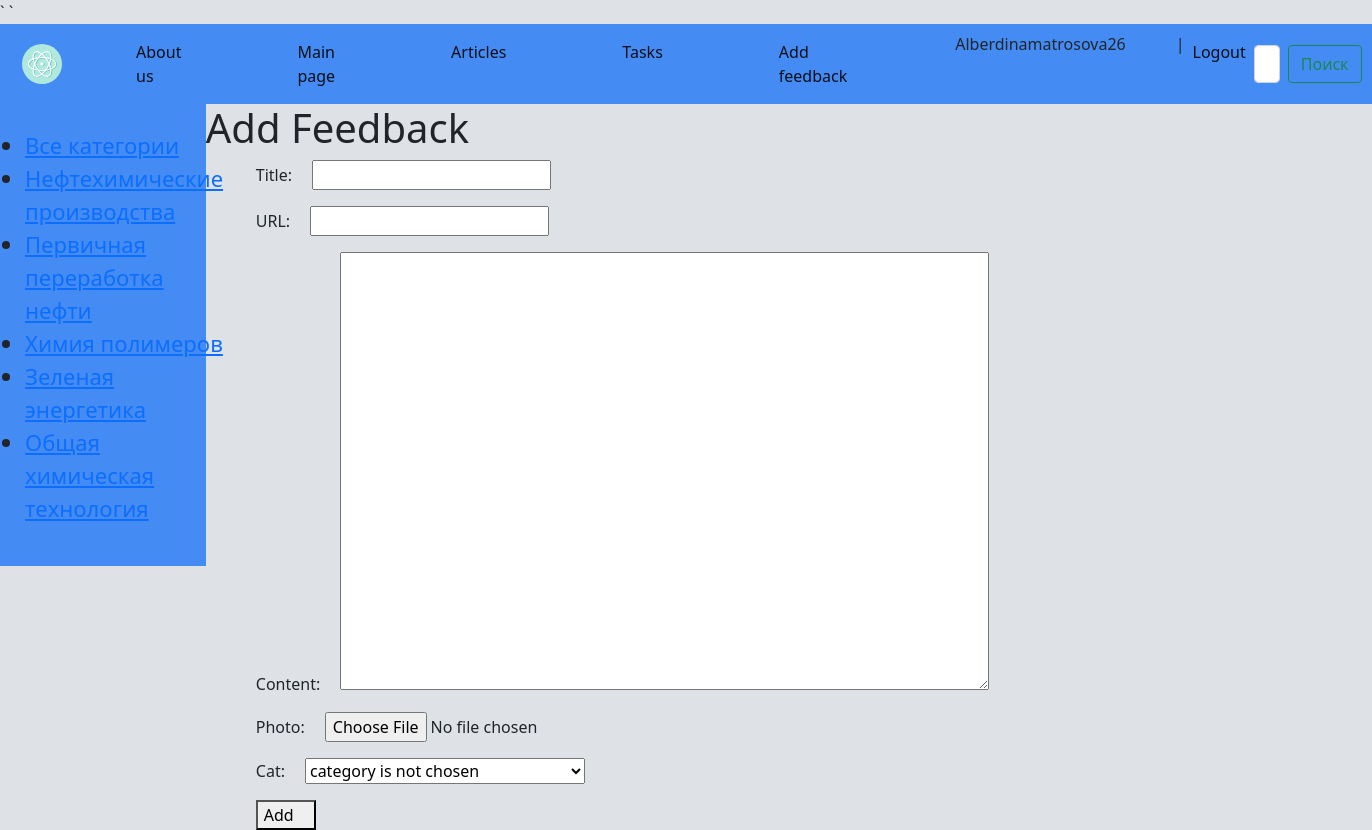
Page /add_feedback/ (signed in) on the committed database.
### basicchem/models.py (models this page shows)
class Category(models.Model):
    name = models.CharField(max_length=255, db_index=True)
    slug = models.SlugField(max_length=255, unique=True, db_index=True, verbose_name='URL')
    def __str__(self):
        return self.name
    def get_absolute_url(self):
        return reverse('category', kwargs={'cat_slug': self.slug})

### basicchem/views.py (the view)
# urls.py: path('add_feedback/', AddFeedbacks.as_view(), name='add_feedback'),
class AddFeedbacks(LoginRequiredMixin, DataMixin, CreateView):
    form_class = Addfeedback
    template_name = 'Basicchem/add_feedback.html'
    login_url = reverse_lazy('home')
    def get_context_data(self, **kwargs):
        context = super().get_context_data(**kwargs)
        c_def = self.get_user_context(title='Add Feedback')
        return dict(list(context.items()) + list(c_def.items()))

### basicchem/forms.py (shortened to what this page needs)
class Addfeedback(forms.ModelForm):
    def __init__(self, *args, **kwargs):
        super().__init__(*args, **kwargs)
        self.fields['cat'].empty_label="category is not chosen"
    class Meta:
        model = Basicchem
        fields = ['title', 'slug', 'content', 'photo', 'cat']
        widgets = {
            'title': forms.TextInput(attrs={'class': 'form-input'}),
            'content': forms.Textarea(attrs={'cols': 68, 'rows': 18}),
        }

### basicchem/utils.py (called while the page is built)
    def get_user_context(self, **kwargs):
            context = kwargs
            cats = Category.objects.all()
            user_menu = menu.copy()
            if not self.request.user.is_authenticated:
                    user_menu.pop(4)
            context['menu'] = user_menu
            context['cats'] = cats
            return context

### basicchem/templates/Basicchem/add_feedback.html (shortened to what this page needs)
{%  extends 'Basicchem/base.html' %}
{%  block content %}
<h1>{{ title }}</h1>
<form action="{% url 'add_feedback' %}" method="post" enctype="multipart/form-data">
    {% for f in form %}
    <p><label class="form_label" for="{{ f.id_for_label }}">{{ f.label }}:</label>{{ f }}</p>
    {% endfor %}
<button class='form_label' type="submit">Add</button>
</form>
{% endblock content %}

### basicchem/templates/Basicchem/base.html (shortened to what this page needs)
{% load static %}
<!DOCTYPE html>
<html lang="RU-EN">
<head>
    <link type="text/css" href="{% static 'basicchem/css/CSSbase1.css' %}" rel="stylesheet" />
	<link href="https://cdn.jsdelivr.net/npm/bootstrap@5.0.2/dist/css/bootstrap.min.css" rel="stylesheet">
</head>
<body  style="background-color: #DEE2E7;">
<div>
		<nav class="navbar navbar-expand-lg navbar-light" style="background-color: #448CF3;">
			<div class="container-fluid">
				<a class="navbar-brand" href="{% url 'home' %}"><img class = "navbarbrand" src="{% static 'basicchem/images/icon.svg' %}"> </a>
				<div class="collapse navbar-collapse" id="navbarSupportedContent">
                    {% block mainmenu %}
                    <ul class="navbar-nav me-auto mb-2 mb-lg-0">
						{% for m in menu %}
                        <li class="nav-item">
							<a class="nav-link active" aria-current="page" href="{%  url m.url_name %}">{{ m.title }}</a>
						</li>
                        {% endfor %}
                        {% if request.user.is_authenticated %}
                        <li class="nav-item" class="nav-link active" aria-current="page"> {{ user.username }}</li> | <a class="nav-link active" aria-current="page" href ="{% url 'logout' %}"> Logout</a>
					    {% else %}
					    <li class="nav-item"><a class="nav-link active" aria-current="page" href="{% url 'login' %}"> Login</a> | <a class="nav-link active" aria-current="page" href ="{% url 'registration' %}"> Register</a>
                        </li>
                        {% endif %}
                    </ul>
                    {% endblock mainmenu %}
					<form class="d-flex">
						<input class="form-control me-2" type="search" placeholder="Поиск по сайту" aria-label="Search">
						<button class="btn btn-outline-success" type="submit">Поиск</button>
					</form>
				</div>
			</div>
		</nav>
<div class="wrapper">
    <nav id="sidebar">
        <ul class="list-unstyledcomponents">
{% if cat_selected == 0 %}
            <li class="selected">Все категории</li>
{% else %}
            <li><a href={%  url "home" %}>Все категории</a></li>
{% endif %}
{% for c in cats %}
        {% if cat_selected == 0 %}
            <li class="selected">{{ c.name }}</li>
        {% else %}
            <li><a href="{{ c.get_absolute_url }}">{{ c.name }}</a></li>
        {% endif %}
{% endfor %}
        </ul>
    </nav>
</div>
    <div style="margin-left: 15%; margin-right: 2%">
        {% block content %}
        {% endblock content %}
    </div>
</body>
</html>

### basicchem/static/basicchem/css/CSSbase1.css (style rules this page uses)
.wrapper { display: flex; align-items: stretch; background: #448CF3; width: 15%; float: left; }
.navbarbrand { width: 50px; height: 50px; padding-left: 10px; }
.nav-item { padding-right: 50px; padding-left: 50px; }
#sidebar { min-width: 250px; max-width: 250px; min-height: 100%; }
img { max-width: 600px; height: auto; }
.list-unstyledcomponents { padding: 25px 25px 25px 25px; font-size: 22px; }
.form_label { margin-left: 50px; padding-right: 20px; }

### rows in the picture
Category: name "Нефтехимические производства"
Category: name "Первичная переработка нефти"
Category: name "Химия полимеров"
Category: name "Зеленая энергетика"
Category: name "Общая химическая технология"

### other values in the picture
{{ m.title }} "About us" "Main page" "Articles" "Tasks" "Add feedback"
{{ user.username }} "Alberdinamatrosova26"
{{ title }} "Add Feedback"
{{ f.label }} "Title" "URL" "Content" "Photo" "Cat"
